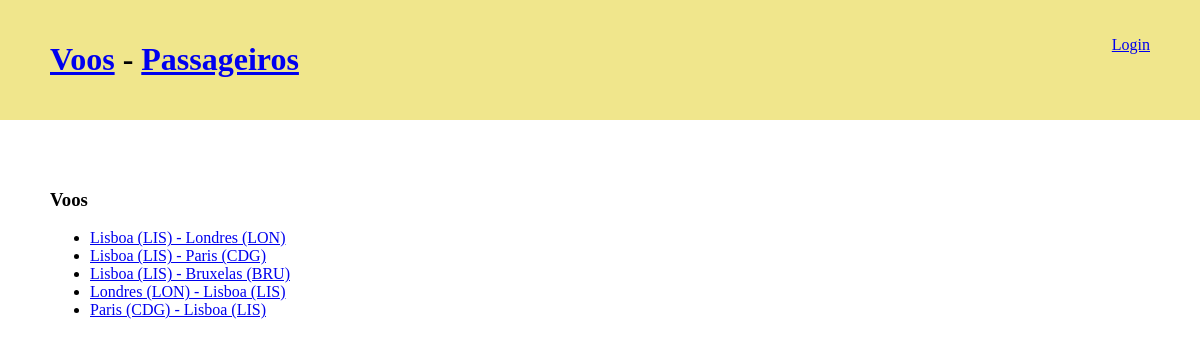
The page / on the database its author committed.
### voos/models.py (models this page shows)
class Voo(models.Model):
    origem = models.ForeignKey(Aeroporto, on_delete=models.CASCADE, related_name='origens')
    destino = models.ForeignKey(Aeroporto, on_delete=models.CASCADE, related_name='destinos')
    duracao = models.IntegerField()
    def __str__(self):
        return f'{self.origem} - {self.destino}'

class Aeroporto(models.Model):
    nome = models.CharField(max_length=20)
    codigo = models.CharField(max_length=3)
    def __str__(self):
        return f'{self.nome} ({self.codigo})'

### voos/views.py (the view)
# urls.py: path('', views.voos_view, name='voos'),
def voos_view(request):
    print(request.user.username)
    context= {
        'voos': Voo.objects.all().order_by('origem')
    }
    return render(request, 'voos/voos.html', context)

### voos/templates/voos/voos.html
{% extends "voos/base.html" %}
{% block main %}
<h3>Voos</h3>
<ul>
    {% for voo in voos  %}
      <li>
        <a href="{% url 'voo' voo.id %}">{{ voo }}</a>
    </li>
    {% endfor %}
</ul>
{% endblock main %}

### voos/templates/voos/base.html (style rules this page uses)
body { padding: 0; margin: 0; }

### rows shown on the page
Voo: origem+destino "Lisboa (LIS) - Londres (LON)"
Voo: origem+destino "Lisboa (LIS) - Paris (CDG)"
Voo: origem+destino "Lisboa (LIS) - Bruxelas (BRU)"
Voo: origem+destino "Londres (LON) - Lisboa (LIS)"
Voo: origem+destino "Paris (CDG) - Lisboa (LIS)"
